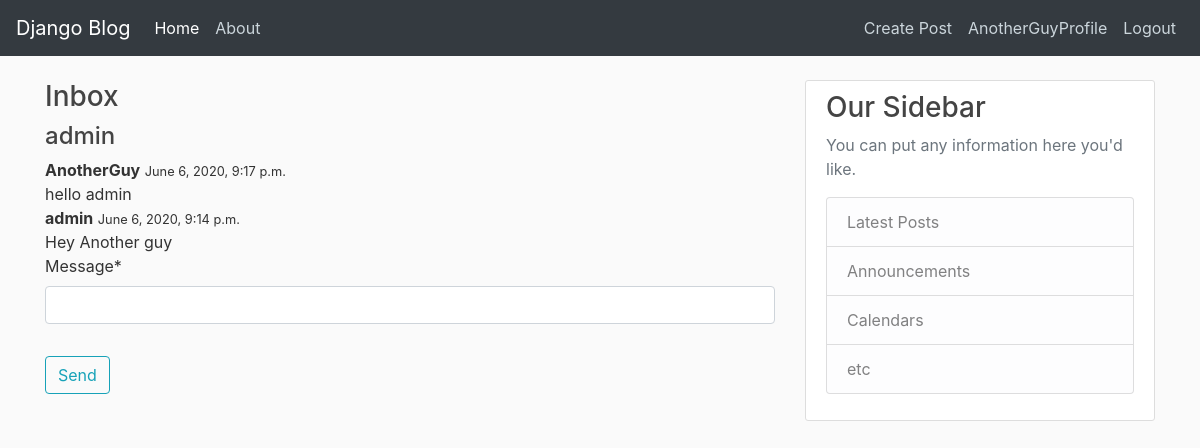
Screenshot of /users/message/1/ (signed in) with the database file from the repository.
### users/models.py (models this page shows, shortened)
class Message(models.Model):
    sender=models.ForeignKey(User,on_delete=models.CASCADE,related_name="sender")
    reciever=models.ForeignKey(User,on_delete=models.CASCADE,related_name="reciever")
    date_sent=models.DateTimeField(default=timezone.now)
    message=models.CharField(max_length=1000)

### users/views.py (the view, shortened to what this page needs)
# urls.py: path('message/<int:id>/', views.messages,name="messages"),
@login_required
def messages(request,id):
    if request.method=="GET":
        messages=Message.objects.all().order_by('-date_sent')
        data=[]
        for message in messages:
            if (message.sender.id==id and message.reciever.id==request.user.id) or (message.reciever.id==id and message.sender.id==request.user.id):
                data.append(message)
        to=User.objects.filter(id=id)[0].username
        form=messageForm()
        context={"Usermessages":data,"to":to,"form":form}
        return render(request,"users/message.html",context)

### users/forms.py
class messageForm(forms.ModelForm):
    message=forms.CharField(max_length=1000)
    class Meta:
        model=Message
        fields=['message']

### users/templates/users/message.html (shortened to what this page needs)
{% extends "blog/base.html" %}
{% block content %}
{% load crispy_forms_tags %}
<h3>Inbox</h3>
<h4>{{to}}</h4>
{% for message in Usermessages %}
    <div class="toast show" role="alert" aria-live="assertive" aria-atomic="true">
        <div class="toast-header">
            <strong class="mr-auto">{{ message.sender.username }}</strong>
            <small>{{ message.date_sent }}</small>
        </div>
        <div class="toast-body">
            {{ message.message }}
        </div>
    </div>
{% endfor %}
    <form method="POST">
        <fieldset class="form-group">
            {{ form|crispy }}
        </fieldset>
        <div class="form-group">
            <button class="btn btn-outline-info" type="submit">Send</button>
        </div>
    </form>
{% endblock content %}

### blog/templates/blog/base.html (shortened to what this page needs)
{% load static %}
<!DOCTYPE html>
<html>
<head>
    <link rel="stylesheet" href="https://maxcdn.bootstrapcdn.com/bootstrap/4.0.0/css/bootstrap.min.css">
    <link rel="stylesheet" type="text/css" href="{% static 'blog/main.css' %}">
</head>
<body>
  <header class="site-header">
    <nav class="navbar navbar-expand-lg navbar-dark bg-dark fixed-top">
      <a class="navbar-brand" href="{% url 'blog-home' %}">Django Blog</a>
      <div class="collapse navbar-collapse" id="navbarColor02">
        <ul class="navbar-nav mr-auto">
          <li class="nav-item active">
            <a class="nav-item nav-link" href="{% url 'blog-home' %}">Home</a>
          </li>
          <li class="nav-item">
            <a class="nav-item nav-link" href="{% url 'blog-about' %}">About</a>
          </li>
        </ul>
        <div class="navbar-nav">
          {% if user.is_authenticated %}
          <a class="nav-item nav-link" href="{% url 'post-create' %}">Create Post</a>
          <a class="nav-item nav-link" href="{% url 'profile' %}">{{user.username}}Profile</a>
            <a class="nav-item nav-link" href="{% url 'logout' %}">Logout</a>
          {% else %}
            <a class="nav-item nav-link" href="{% url 'login' %}">Login</a>
            <a class="nav-item nav-link" href="{% url 'register' %}">Register</a>
          {% endif %}
        </div>
      </div>
    </nav>
  </header>
    <main role="main" class="container">
      <div class="row">
        <div class="col-md-8">
          {% block content %}{% endblock %}
        </div>
        <div class="col-md-4">
          <div class="content-section">
            <h3>Our Sidebar</h3>
            <p class='text-muted'>You can put any information here you'd like.
              <ul class="list-group">
                <li class="list-group-item list-group-item-light">Latest Posts</li>
                <li class="list-group-item list-group-item-light">Announcements</li>
                <li class="list-group-item list-group-item-light">Calendars</li>
                <li class="list-group-item list-group-item-light">etc</li>
              </ul>
            </p>
          </div>
        </div>
      </div>
    </main>
</body>
</html>

### blog/static/blog/main.css (style rules this page uses)
body { background: #fafafa; color: #333333; margin-top: 5rem; }
h1, h2, h3, h4, h5, h6 { color: #444444; }
ul { margin: 0; }
.site-header .navbar-nav .nav-link { color: #cbd5db; }
.content-section { background: #ffffff; padding: 10px 20px; border: 1px solid #dddddd; border-radius: 3px; margin-bottom: 20px; }

### rows the page displays
Message: sender.username "AnotherGuy", date_sent "June 6, 2020, 9:17 p.m.", message "hello admin"
Message: sender.username "admin", date_sent "June 6, 2020, 9:14 p.m.", message "Hey Another guy"

### other values shown
{{ user.username }} "AnotherGuy"
{{ to }} "admin"
